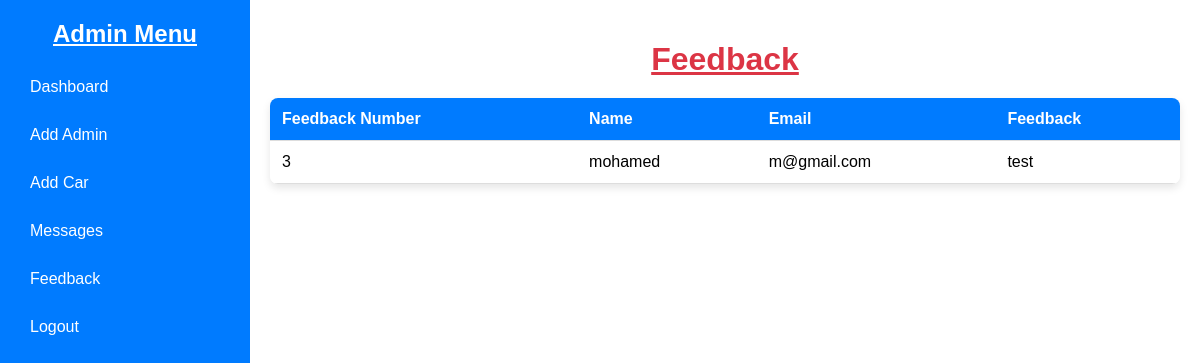
/admin/feedback.php (signed in), run on the app's committed database.
### tables this page shows
CREATE TABLE `feedback` (
  `db_feedback_nb` int(11) NOT NULL,
  `db_name` varchar(50) NOT NULL,
  `db_email` varchar(50) NOT NULL,
  `db_feedback` varchar(500) NOT NULL
);

### admin/feedback.php (the view, shortened to what this page needs)
<!DOCTYPE html>
<html lang="en">
<head>
    <link rel="stylesheet" href="CSS/feedback.css">
</head>
<body>
    <div class="sidebar">
        <h2><u>Admin Menu</u></h2>
        <a href="dashboard.php">Dashboard</a>
        <a href="add_admin.php">Add Admin</a>
        <a href="addCar.php">Add Car</a>
        <a href="messages.php">Messages</a>
        <a href="#">Feedback</a>
        <a href="logout_action.php">Logout</a>
    </div>
    <div class="main">
        <div class="container">
            <h1><u>Feedback</u></h1>
            <table>
                <thead>
                    <tr>
                        <th>Feedback Number</th>
                        <th>Name</th>
                        <th>Email</th>
                        <th>Feedback</th>
                    </tr>
                </thead>
                <tbody>
                    <?php
                    include("connection/connection.php");
                    $sql="SELECT * FROM feedback";
                    $result=mysqli_query($con,$sql);
                    while($row=mysqli_fetch_assoc($result)){
                        echo "<tr>
                                <td>".$row['db_feedback_nb']."</td>
                                <td>".$row['db_name']."</td>
                                <td>".$row['db_email']."</td>
                                <td>".$row['db_feedback']."</td>
                              </tr>";
                    }
                    ?>
                </tbody>
            </table>
        </div>
    </div>
</body>
</html>

### admin/CSS/feedback.css (style rules this page uses)
body { font-family: Arial, sans-serif; margin: 0; padding: 0; display: flex; height: 100vh; }
.sidebar { background-color: #007bff; width: 250px; color: white; padding: 20px; box-sizing: border-box; }
.sidebar h2 { margin-top: 0; margin-bottom: 20px; font-size: 24px; text-align: center; }
.sidebar a { color: white; text-decoration: none; margin: 10px 0; padding: 10px; display: block; border-radius: 4px; transition: background-color 0.3s; }
.main { flex-grow: 1; padding: 20px; overflow-y: auto; }
.container { max-width: 1000px; margin: 0 auto; }
h1 { margin-bottom: 20px; color: #dc3545; text-align: center; }
table { width: 100%; border-collapse: collapse; background: white; margin-top: 20px; box-shadow: 0 4px 8px rgba(0, 0, 0, 0.1); border-radius: 8px; overflow: hidden; }
table th, table td { text-align: left; padding: 12px; border-bottom: 1px solid #ddd; }
table th { background: #007bff; color: white; }
table tr:nth-child(odd) { background-color: #ffffff; }

### data on the page
feedback: db_feedback_nb "3", db_name "mohamed", db_email "m@gmail.com", db_feedback "test"
